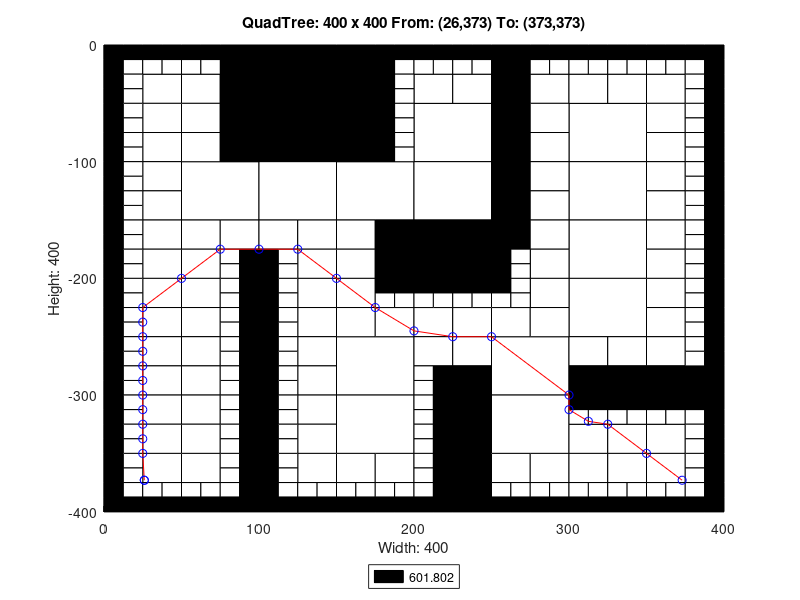

This chart was generated by the following MATLAB code:
axis([0 400 -400 0]);
title('QuadTree: 400 x 400 From: (26,373) To: (373,373)');
xlabel('Width: 400');
ylabel('Height: 400');
rectangle('Position',[100 -50 50 50], 'FaceColor',[0 0 0]);
rectangle('Position',[100 -100 50 50], 'FaceColor',[0 0 0]);
rectangle('Position',[50 -150 50 50], 'FaceColor',[1 1 1]);
rectangle('Position',[100 -150 50 50], 'FaceColor',[1 1 1]);
rectangle('Position',[150 -150 50 50], 'FaceColor',[1 1 1]);
rectangle('Position',[200 -100 50 50], 'FaceColor',[1 1 1]);
rectangle('Position',[300 -100 50 50], 'FaceColor',[1 1 1]);
rectangle('Position',[200 -150 50 50], 'FaceColor',[1 1 1]);
rectangle('Position',[200 -200 50 50], 'FaceColor',[0 0 0]);
rectangle('Position',[300 -150 50 50], 'FaceColor',[1 1 1]);
rectangle('Position',[300 -200 50 50], 'FaceColor',[1 1 1]);
rectangle('Position',[150 -300 50 50], 'FaceColor',[1 1 1]);
rectangle('Position',[150 -350 50 50], 'FaceColor',[1 1 1]);
rectangle('Position',[250 -300 50 50], 'FaceColor',[1 1 1]);
rectangle('Position',[300 -250 50 50], 'FaceColor',[1 1 1]);
rectangle('Position',[250 -350 50 50], 'FaceColor',[1 1 1]);
rectangle('Position',[25 -50 25 25], 'FaceColor',[1 1 1]);
rectangle('Position',[75 -25 25 25], 'FaceColor',[0 0 0]);
rectangle('Position',[50 -50 25 25], 'FaceColor',[1 1 1]);
rectangle('Position',[75 -50 25 25], 'FaceColor',[0 0 0]);
rectangle('Position',[25 -75 25 25], 'FaceColor',[1 1 1]);
rectangle('Position',[25 -100 25 25], 'FaceColor',[1 1 1]);
rectangle('Position',[50 -75 25 25], 'FaceColor',[1 1 1]);
rectangle('Position',[75 -75 25 25], 'FaceColor',[0 0 0]);
rectangle('Position',[50 -100 25 25], 'FaceColor',[1 1 1]);
rectangle('Position',[75 -100 25 25], 'FaceColor',[0 0 0]);
rectangle('Position',[150 -25 25 25], 'FaceColor',[0 0 0]);
rectangle('Position',[150 -50 25 25], 'FaceColor',[0 0 0]);
rectangle('Position',[150 -75 25 25], 'FaceColor',[0 0 0]);
rectangle('Position',[150 -100 25 25], 'FaceColor',[0 0 0]);
rectangle('Position',[25 -125 25 25], 'FaceColor',[1 1 1]);
rectangle('Position',[25 -150 25 25], 'FaceColor',[1 1 1]);
rectangle('Position',[25 -175 25 25], 'FaceColor',[1 1 1]);
rectangle('Position',[25 -200 25 25], 'FaceColor',[1 1 1]);
rectangle('Position',[50 -175 25 25], 'FaceColor',[1 1 1]);
rectangle('Position',[75 -175 25 25], 'FaceColor',[1 1 1]);
rectangle('Position',[50 -200 25 25], 'FaceColor',[1 1 1]);
rectangle('Position',[100 -175 25 25], 'FaceColor',[1 1 1]);
rectangle('Position',[125 -175 25 25], 'FaceColor',[1 1 1]);
rectangle('Position',[125 -200 25 25], 'FaceColor',[1 1 1]);
rectangle('Position',[150 -175 25 25], 'FaceColor',[1 1 1]);
rectangle('Position',[175 -175 25 25], 'FaceColor',[0 0 0]);
rectangle('Position',[150 -200 25 25], 'FaceColor',[1 1 1]);
rectangle('Position',[175 -200 25 25], 'FaceColor',[0 0 0]);
rectangle('Position',[200 -50 25 25], 'FaceColor',[1 1 1]);
rectangle('Position',[225 -50 25 25], 'FaceColor',[1 1 1]);
rectangle('Position',[250 -25 25 25], 'FaceColor',[0 0 0]);
rectangle('Position',[250 -50 25 25], 'FaceColor',[0 0 0]);
rectangle('Position',[275 -50 25 25], 'FaceColor',[1 1 1]);
rectangle('Position',[250 -75 25 25], 'FaceColor',[0 0 0]);
rectangle('Position',[275 -75 25 25], 'FaceColor',[1 1 1]);
rectangle('Position',[250 -100 25 25], 'FaceColor',[0 0 0]);
rectangle('Position',[275 -100 25 25], 'FaceColor',[1 1 1]);
rectangle('Position',[300 -50 25 25], 'FaceColor',[1 1 1]);
rectangle('Position',[325 -50 25 25], 'FaceColor',[1 1 1]);
rectangle('Position',[350 -50 25 25], 'FaceColor',[1 1 1]);
rectangle('Position',[350 -75 25 25], 'FaceColor',[1 1 1]);
rectangle('Position',[350 -100 25 25], 'FaceColor',[1 1 1]);
rectangle('Position',[250 -125 25 25], 'FaceColor',[0 0 0]);
rectangle('Position',[275 -125 25 25], 'FaceColor',[1 1 1]);
rectangle('Position',[250 -150 25 25], 'FaceColor',[0 0 0]);
rectangle('Position',[275 -150 25 25], 'FaceColor',[1 1 1]);
rectangle('Position',[250 -175 25 25], 'FaceColor',[0 0 0]);
rectangle('Position',[275 -175 25 25], 'FaceColor',[1 1 1]);
rectangle('Position',[275 -200 25 25], 'FaceColor',[1 1 1]);
rectangle('Position',[350 -125 25 25], 'FaceColor',[1 1 1]);
rectangle('Position',[350 -150 25 25], 'FaceColor',[1 1 1]);
rectangle('Position',[350 -175 25 25], 'FaceColor',[1 1 1]);
rectangle('Position',[350 -200 25 25], 'FaceColor',[1 1 1]);
rectangle('Position',[25 -225 25 25], 'FaceColor',[1 1 1]);
rectangle('Position',[25 -250 25 25], 'FaceColor',[1 1 1]);
rectangle('Position',[50 -225 25 25], 'FaceColor',[1 1 1]);
rectangle('Position',[50 -250 25 25], 'FaceColor',[1 1 1]);
rectangle('Position',[25 -275 25 25], 'FaceColor',[1 1 1]);
rectangle('Position',[25 -300 25 25], 'FaceColor',[1 1 1]);
rectangle('Position',[50 -275 25 25], 'FaceColor',[1 1 1]);
rectangle('Position',[50 -300 25 25], 'FaceColor',[1 1 1]);
rectangle('Position',[125 -225 25 25], 'FaceColor',[1 1 1]);
rectangle('Position',[125 -250 25 25], 'FaceColor',[1 1 1]);
rectangle('Position',[150 -225 25 25], 'FaceColor',[1 1 1]);
rectangle('Position',[150 -250 25 25], 'FaceColor',[1 1 1]);
rectangle('Position',[175 -250 25 25], 'FaceColor',[1 1 1]);
rectangle('Position',[125 -275 25 25], 'FaceColor',[1 1 1]);
rectangle('Position',[125 -300 25 25], 'FaceColor',[1 1 1]);
rectangle('Position',[25 -325 25 25], 'FaceColor',[1 1 1]);
rectangle('Position',[25 -350 25 25], 'FaceColor',[1 1 1]);
rectangle('Position',[50 -325 25 25], 'FaceColor',[1 1 1]);
rectangle('Position',[50 -350 25 25], 'FaceColor',[1 1 1]);
rectangle('Position',[25 -375 25 25], 'FaceColor',[1 1 1]);
rectangle('Position',[50 -375 25 25], 'FaceColor',[1 1 1]);
rectangle('Position',[125 -325 25 25], 'FaceColor',[1 1 1]);
rectangle('Position',[125 -350 25 25], 'FaceColor',[1 1 1]);
rectangle('Position',[125 -375 25 25], 'FaceColor',[1 1 1]);
rectangle('Position',[150 -375 25 25], 'FaceColor',[1 1 1]);
rectangle('Position',[175 -375 25 25], 'FaceColor',[1 1 1]);
rectangle('Position',[200 -250 25 25], 'FaceColor',[1 1 1]);
rectangle('Position',[225 -250 25 25], 'FaceColor',[1 1 1]);
rectangle('Position',[275 -225 25 25], 'FaceColor',[1 1 1]);
rectangle('Position',[250 -250 25 25], 'FaceColor',[1 1 1]);
rectangle('Position',[275 -250 25 25], 'FaceColor',[1 1 1]);
rectangle('Position',[200 -275 25 25], 'FaceColor',[1 1 1]);
rectangle('Position',[225 -275 25 25], 'FaceColor',[1 1 1]);
rectangle('Position',[225 -300 25 25], 'FaceColor',[0 0 0]);
rectangle('Position',[350 -225 25 25], 'FaceColor',[1 1 1]);
rectangle('Position',[350 -250 25 25], 'FaceColor',[1 1 1]);
rectangle('Position',[300 -275 25 25], 'FaceColor',[1 1 1]);
rectangle('Position',[325 -275 25 25], 'FaceColor',[1 1 1]);
rectangle('Position',[300 -300 25 25], 'FaceColor',[0 0 0]);
rectangle('Position',[325 -300 25 25], 'FaceColor',[0 0 0]);
rectangle('Position',[350 -275 25 25], 'FaceColor',[1 1 1]);
rectangle('Position',[350 -300 25 25], 'FaceColor',[0 0 0]);
rectangle('Position',[375 -300 25 25], 'FaceColor',[0 0 0]);
rectangle('Position',[225 -325 25 25], 'FaceColor',[0 0 0]);
rectangle('Position',[225 -350 25 25], 'FaceColor',[0 0 0]);
rectangle('Position',[225 -375 25 25], 'FaceColor',[0 0 0]);
rectangle('Position',[225 -400 25 25], 'FaceColor',[0 0 0]);
rectangle('Position',[250 -375 25 25], 'FaceColor',[1 1 1]);
rectangle('Position',[275 -375 25 25], 'FaceColor',[1 1 1]);
rectangle('Position',[300 -350 25 25], 'FaceColor',[1 1 1]);
rectangle('Position',[325 -350 25 25], 'FaceColor',[1 1 1]);
rectangle('Position',[350 -350 25 25], 'FaceColor',[1 1 1]);
rectangle('Position',[300 -375 25 25], 'FaceColor',[1 1 1]);
rectangle('Position',[325 -375 25 25], 'FaceColor',[1 1 1]);
rectangle('Position',[350 -375 25 25], 'FaceColor',[1 1 1]);
rectangle('Position',[0 -12.5 12.5 12.5], 'FaceColor',[0 0 0]);
rectangle('Position',[12.5 -12.5 12.5 12.5], 'FaceColor',[0 0 0]);
rectangle('Position',[0 -25 12.5 12.5], 'FaceColor',[0 0 0]);
rectangle('Position',[12.5 -25 12.5 12.5], 'FaceColor',[1 1 1]);
rectangle('Position',[25 -12.5 12.5 12.5], 'FaceColor',[0 0 0]);
rectangle('Position',[37.5 -12.5 12.5 12.5], 'FaceColor',[0 0 0]);
rectangle('Position',[25 -25 12.5 12.5], 'FaceColor',[1 1 1]);
rectangle('Position',[37.5 -25 12.5 12.5], 'FaceColor',[1 1 1]);
rectangle('Position',[0 -37.5 12.5 12.5], 'FaceColor',[0 0 0]);
rectangle('Position',[12.5 -37.5 12.5 12.5], 'FaceColor',[1 1 1]);
rectangle('Position',[0 -50 12.5 12.5], 'FaceColor',[0 0 0]);
rectangle('Position',[12.5 -50 12.5 12.5], 'FaceColor',[1 1 1]);
rectangle('Position',[50 -12.5 12.5 12.5], 'FaceColor',[0 0 0]);
rectangle('Position',[62.5 -12.5 12.5 12.5], 'FaceColor',[0 0 0]);
rectangle('Position',[50 -25 12.5 12.5], 'FaceColor',[1 1 1]);
rectangle('Position',[62.5 -25 12.5 12.5], 'FaceColor',[1 1 1]);
rectangle('Position',[0 -62.5 12.5 12.5], 'FaceColor',[0 0 0]);
rectangle('Position',[12.5 -62.5 12.5 12.5], 'FaceColor',[1 1 1]);
rectangle('Position',[0 -75 12.5 12.5], 'FaceColor',[0 0 0]);
rectangle('Position',[12.5 -75 12.5 12.5], 'FaceColor',[1 1 1]);
rectangle('Position',[0 -87.5 12.5 12.5], 'FaceColor',[0 0 0]);
rectangle('Position',[12.5 -87.5 12.5 12.5], 'FaceColor',[1 1 1]);
rectangle('Position',[0 -100 12.5 12.5], 'FaceColor',[0 0 0]);
rectangle('Position',[12.5 -100 12.5 12.5], 'FaceColor',[1 1 1]);
rectangle('Position',[175 -12.5 12.5 12.5], 'FaceColor',[0 0 0]);
rectangle('Position',[187.5 -12.5 12.5 12.5], 'FaceColor',[0 0 0]);
rectangle('Position',[175 -25 12.5 12.5], 'FaceColor',[0 0 0]);
rectangle('Position',[187.5 -25 12.5 12.5], 'FaceColor',[1 1 1]);
rectangle('Position',[175 -37.5 12.5 12.5], 'FaceColor',[0 0 0]);
rectangle('Position',[187.5 -37.5 12.5 12.5], 'FaceColor',[1 1 1]);
rectangle('Position',[175 -50 12.5 12.5], 'FaceColor',[0 0 0]);
rectangle('Position',[187.5 -50 12.5 12.5], 'FaceColor',[1 1 1]);
rectangle('Position',[175 -62.5 12.5 12.5], 'FaceColor',[0 0 0]);
rectangle('Position',[187.5 -62.5 12.5 12.5], 'FaceColor',[1 1 1]);
rectangle('Position',[175 -75 12.5 12.5], 'FaceColor',[0 0 0]);
rectangle('Position',[187.5 -75 12.5 12.5], 'FaceColor',[1 1 1]);
rectangle('Position',[175 -87.5 12.5 12.5], 'FaceColor',[0 0 0]);
rectangle('Position',[187.5 -87.5 12.5 12.5], 'FaceColor',[1 1 1]);
rectangle('Position',[175 -100 12.5 12.5], 'FaceColor',[0 0 0]);
rectangle('Position',[187.5 -100 12.5 12.5], 'FaceColor',[1 1 1]);
rectangle('Position',[0 -112.5 12.5 12.5], 'FaceColor',[0 0 0]);
rectangle('Position',[12.5 -112.5 12.5 12.5], 'FaceColor',[1 1 1]);
rectangle('Position',[0 -125 12.5 12.5], 'FaceColor',[0 0 0]);
rectangle('Position',[12.5 -125 12.5 12.5], 'FaceColor',[1 1 1]);
rectangle('Position',[0 -137.5 12.5 12.5], 'FaceColor',[0 0 0]);
rectangle('Position',[12.5 -137.5 12.5 12.5], 'FaceColor',[1 1 1]);
rectangle('Position',[0 -150 12.5 12.5], 'FaceColor',[0 0 0]);
rectangle('Position',[12.5 -150 12.5 12.5], 'FaceColor',[1 1 1]);
rectangle('Position',[0 -162.5 12.5 12.5], 'FaceColor',[0 0 0]);
rectangle('Position',[12.5 -162.5 12.5 12.5], 'FaceColor',[1 1 1]);
rectangle('Position',[0 -175 12.5 12.5], 'FaceColor',[0 0 0]);
rectangle('Position',[12.5 -175 12.5 12.5], 'FaceColor',[1 1 1]);
rectangle('Position',[0 -187.5 12.5 12.5], 'FaceColor',[0 0 0]);
rectangle('Position',[12.5 -187.5 12.5 12.5], 'FaceColor',[1 1 1]);
rectangle('Position',[0 -200 12.5 12.5], 'FaceColor',[0 0 0]);
rectangle('Position',[12.5 -200 12.5 12.5], 'FaceColor',[1 1 1]);
rectangle('Position',[75 -187.5 12.5 12.5], 'FaceColor',[1 1 1]);
rectangle('Position',[87.5 -187.5 12.5 12.5], 'FaceColor',[0 0 0]);
rectangle('Position',[75 -200 12.5 12.5], 'FaceColor',[1 1 1]);
rectangle('Position',[87.5 -200 12.5 12.5], 'FaceColor',[0 0 0]);
rectangle('Position',[100 -187.5 12.5 12.5], 'FaceColor',[0 0 0]);
rectangle('Position',[112.5 -187.5 12.5 12.5], 'FaceColor',[1 1 1]);
rectangle('Position',[100 -200 12.5 12.5], 'FaceColor',[0 0 0]);
rectangle('Position',[112.5 -200 12.5 12.5], 'FaceColor',[1 1 1]);
rectangle('Position',[200 -12.5 12.5 12.5], 'FaceColor',[0 0 0]);
rectangle('Position',[212.5 -12.5 12.5 12.5], 'FaceColor',[0 0 0]);
rectangle('Position',[200 -25 12.5 12.5], 'FaceColor',[1 1 1]);
rectangle('Position',[212.5 -25 12.5 12.5], 'FaceColor',[1 1 1]);
rectangle('Position',[225 -12.5 12.5 12.5], 'FaceColor',[0 0 0]);
rectangle('Position',[237.5 -12.5 12.5 12.5], 'FaceColor',[0 0 0]);
rectangle('Position',[225 -25 12.5 12.5], 'FaceColor',[1 1 1]);
rectangle('Position',[237.5 -25 12.5 12.5], 'FaceColor',[1 1 1]);
rectangle('Position',[275 -12.5 12.5 12.5], 'FaceColor',[0 0 0]);
rectangle('Position',[287.5 -12.5 12.5 12.5], 'FaceColor',[0 0 0]);
rectangle('Position',[275 -25 12.5 12.5], 'FaceColor',[1 1 1]);
rectangle('Position',[287.5 -25 12.5 12.5], 'FaceColor',[1 1 1]);
rectangle('Position',[300 -12.5 12.5 12.5], 'FaceColor',[0 0 0]);
rectangle('Position',[312.5 -12.5 12.5 12.5], 'FaceColor',[0 0 0]);
rectangle('Position',[300 -25 12.5 12.5], 'FaceColor',[1 1 1]);
rectangle('Position',[312.5 -25 12.5 12.5], 'FaceColor',[1 1 1]);
rectangle('Position',[325 -12.5 12.5 12.5], 'FaceColor',[0 0 0]);
rectangle('Position',[337.5 -12.5 12.5 12.5], 'FaceColor',[0 0 0]);
rectangle('Position',[325 -25 12.5 12.5], 'FaceColor',[1 1 1]);
rectangle('Position',[337.5 -25 12.5 12.5], 'FaceColor',[1 1 1]);
rectangle('Position',[350 -12.5 12.5 12.5], 'FaceColor',[0 0 0]);
rectangle('Position',[362.5 -12.5 12.5 12.5], 'FaceColor',[0 0 0]);
rectangle('Position',[350 -25 12.5 12.5], 'FaceColor',[1 1 1]);
rectangle('Position',[362.5 -25 12.5 12.5], 'FaceColor',[1 1 1]);
rectangle('Position',[375 -12.5 12.5 12.5], 'FaceColor',[0 0 0]);
rectangle('Position',[387.5 -12.5 12.5 12.5], 'FaceColor',[0 0 0]);
rectangle('Position',[375 -25 12.5 12.5], 'FaceColor',[1 1 1]);
rectangle('Position',[387.5 -25 12.5 12.5], 'FaceColor',[0 0 0]);
rectangle('Position',[375 -37.5 12.5 12.5], 'FaceColor',[1 1 1]);
rectangle('Position',[387.5 -37.5 12.5 12.5], 'FaceColor',[0 0 0]);
rectangle('Position',[375 -50 12.5 12.5], 'FaceColor',[1 1 1]);
rectangle('Position',[387.5 -50 12.5 12.5], 'FaceColor',[0 0 0]);
rectangle('Position',[375 -62.5 12.5 12.5], 'FaceColor',[1 1 1]);
rectangle('Position',[387.5 -62.5 12.5 12.5], 'FaceColor',[0 0 0]);
rectangle('Position',[375 -75 12.5 12.5], 'FaceColor',[1 1 1]);
rectangle('Position',[387.5 -75 12.5 12.5], 'FaceColor',[0 0 0]);
rectangle('Position',[375 -87.5 12.5 12.5], 'FaceColor',[1 1 1]);
rectangle('Position',[387.5 -87.5 12.5 12.5], 'FaceColor',[0 0 0]);
rectangle('Position',[375 -100 12.5 12.5], 'FaceColor',[1 1 1]);
rectangle('Position',[387.5 -100 12.5 12.5], 'FaceColor',[0 0 0]);
rectangle('Position',[250 -187.5 12.5 12.5], 'FaceColor',[0 0 0]);
rectangle('Position',[262.5 -187.5 12.5 12.5], 'FaceColor',[1 1 1]);
rectangle('Position',[250 -200 12.5 12.5], 'FaceColor',[0 0 0]);
rectangle('Position',[262.5 -200 12.5 12.5], 'FaceColor',[1 1 1]);
rectangle('Position',[375 -112.5 12.5 12.5], 'FaceColor',[1 1 1]);
rectangle('Position',[387.5 -112.5 12.5 12.5], 'FaceColor',[0 0 0]);
rectangle('Position',[375 -125 12.5 12.5], 'FaceColor',[1 1 1]);
rectangle('Position',[387.5 -125 12.5 12.5], 'FaceColor',[0 0 0]);
rectangle('Position',[375 -137.5 12.5 12.5], 'FaceColor',[1 1 1]);
rectangle('Position',[387.5 -137.5 12.5 12.5], 'FaceColor',[0 0 0]);
rectangle('Position',[375 -150 12.5 12.5], 'FaceColor',[1 1 1]);
rectangle('Position',[387.5 -150 12.5 12.5], 'FaceColor',[0 0 0]);
rectangle('Position',[375 -162.5 12.5 12.5], 'FaceColor',[1 1 1]);
rectangle('Position',[387.5 -162.5 12.5 12.5], 'FaceColor',[0 0 0]);
rectangle('Position',[375 -175 12.5 12.5], 'FaceColor',[1 1 1]);
rectangle('Position',[387.5 -175 12.5 12.5], 'FaceColor',[0 0 0]);
rectangle('Position',[375 -187.5 12.5 12.5], 'FaceColor',[1 1 1]);
rectangle('Position',[387.5 -187.5 12.5 12.5], 'FaceColor',[0 0 0]);
rectangle('Position',[375 -200 12.5 12.5], 'FaceColor',[1 1 1]);
rectangle('Position',[387.5 -200 12.5 12.5], 'FaceColor',[0 0 0]);
rectangle('Position',[0 -212.5 12.5 12.5], 'FaceColor',[0 0 0]);
rectangle('Position',[12.5 -212.5 12.5 12.5], 'FaceColor',[1 1 1]);
rectangle('Position',[0 -225 12.5 12.5], 'FaceColor',[0 0 0]);
rectangle('Position',[12.5 -225 12.5 12.5], 'FaceColor',[1 1 1]);
rectangle('Position',[0 -237.5 12.5 12.5], 'FaceColor',[0 0 0]);
rectangle('Position',[12.5 -237.5 12.5 12.5], 'FaceColor',[1 1 1]);
rectangle('Position',[0 -250 12.5 12.5], 'FaceColor',[0 0 0]);
rectangle('Position',[12.5 -250 12.5 12.5], 'FaceColor',[1 1 1]);
rectangle('Position',[75 -212.5 12.5 12.5], 'FaceColor',[1 1 1]);
rectangle('Position',[87.5 -212.5 12.5 12.5], 'FaceColor',[0 0 0]);
rectangle('Position',[75 -225 12.5 12.5], 'FaceColor',[1 1 1]);
rectangle('Position',[87.5 -225 12.5 12.5], 'FaceColor',[0 0 0]);
rectangle('Position',[75 -237.5 12.5 12.5], 'FaceColor',[1 1 1]);
rectangle('Position',[87.5 -237.5 12.5 12.5], 'FaceColor',[0 0 0]);
rectangle('Position',[75 -250 12.5 12.5], 'FaceColor',[1 1 1]);
rectangle('Position',[87.5 -250 12.5 12.5], 'FaceColor',[0 0 0]);
rectangle('Position',[0 -262.5 12.5 12.5], 'FaceColor',[0 0 0]);
rectangle('Position',[12.5 -262.5 12.5 12.5], 'FaceColor',[1 1 1]);
rectangle('Position',[0 -275 12.5 12.5], 'FaceColor',[0 0 0]);
rectangle('Position',[12.5 -275 12.5 12.5], 'FaceColor',[1 1 1]);
rectangle('Position',[0 -287.5 12.5 12.5], 'FaceColor',[0 0 0]);
rectangle('Position',[12.5 -287.5 12.5 12.5], 'FaceColor',[1 1 1]);
rectangle('Position',[0 -300 12.5 12.5], 'FaceColor',[0 0 0]);
rectangle('Position',[12.5 -300 12.5 12.5], 'FaceColor',[1 1 1]);
rectangle('Position',[75 -262.5 12.5 12.5], 'FaceColor',[1 1 1]);
rectangle('Position',[87.5 -262.5 12.5 12.5], 'FaceColor',[0 0 0]);
rectangle('Position',[75 -275 12.5 12.5], 'FaceColor',[1 1 1]);
rectangle('Position',[87.5 -275 12.5 12.5], 'FaceColor',[0 0 0]);
rectangle('Position',[75 -287.5 12.5 12.5], 'FaceColor',[1 1 1]);
rectangle('Position',[87.5 -287.5 12.5 12.5], 'FaceColor',[0 0 0]);
rectangle('Position',[75 -300 12.5 12.5], 'FaceColor',[1 1 1]);
rectangle('Position',[87.5 -300 12.5 12.5], 'FaceColor',[0 0 0]);
rectangle('Position',[100 -212.5 12.5 12.5], 'FaceColor',[0 0 0]);
rectangle('Position',[112.5 -212.5 12.5 12.5], 'FaceColor',[1 1 1]);
rectangle('Position',[100 -225 12.5 12.5], 'FaceColor',[0 0 0]);
rectangle('Position',[112.5 -225 12.5 12.5], 'FaceColor',[1 1 1]);
rectangle('Position',[100 -237.5 12.5 12.5], 'FaceColor',[0 0 0]);
rectangle('Position',[112.5 -237.5 12.5 12.5], 'FaceColor',[1 1 1]);
rectangle('Position',[100 -250 12.5 12.5], 'FaceColor',[0 0 0]);
rectangle('Position',[112.5 -250 12.5 12.5], 'FaceColor',[1 1 1]);
rectangle('Position',[175 -212.5 12.5 12.5], 'FaceColor',[0 0 0]);
rectangle('Position',[187.5 -212.5 12.5 12.5], 'FaceColor',[0 0 0]);
rectangle('Position',[175 -225 12.5 12.5], 'FaceColor',[1 1 1]);
rectangle('Position',[187.5 -225 12.5 12.5], 'FaceColor',[1 1 1]);
rectangle('Position',[100 -262.5 12.5 12.5], 'FaceColor',[0 0 0]);
rectangle('Position',[112.5 -262.5 12.5 12.5], 'FaceColor',[1 1 1]);
rectangle('Position',[100 -275 12.5 12.5], 'FaceColor',[0 0 0]);
rectangle('Position',[112.5 -275 12.5 12.5], 'FaceColor',[1 1 1]);
rectangle('Position',[100 -287.5 12.5 12.5], 'FaceColor',[0 0 0]);
rectangle('Position',[112.5 -287.5 12.5 12.5], 'FaceColor',[1 1 1]);
rectangle('Position',[100 -300 12.5 12.5], 'FaceColor',[0 0 0]);
rectangle('Position',[112.5 -300 12.5 12.5], 'FaceColor',[1 1 1]);
rectangle('Position',[0 -312.5 12.5 12.5], 'FaceColor',[0 0 0]);
rectangle('Position',[12.5 -312.5 12.5 12.5], 'FaceColor',[1 1 1]);
rectangle('Position',[0 -325 12.5 12.5], 'FaceColor',[0 0 0]);
rectangle('Position',[12.5 -325 12.5 12.5], 'FaceColor',[1 1 1]);
rectangle('Position',[0 -337.5 12.5 12.5], 'FaceColor',[0 0 0]);
rectangle('Position',[12.5 -337.5 12.5 12.5], 'FaceColor',[1 1 1]);
rectangle('Position',[0 -350 12.5 12.5], 'FaceColor',[0 0 0]);
rectangle('Position',[12.5 -350 12.5 12.5], 'FaceColor',[1 1 1]);
rectangle('Position',[75 -312.5 12.5 12.5], 'FaceColor',[1 1 1]);
rectangle('Position',[87.5 -312.5 12.5 12.5], 'FaceColor',[0 0 0]);
rectangle('Position',[75 -325 12.5 12.5], 'FaceColor',[1 1 1]);
rectangle('Position',[87.5 -325 12.5 12.5], 'FaceColor',[0 0 0]);
rectangle('Position',[75 -337.5 12.5 12.5], 'FaceColor',[1 1 1]);
rectangle('Position',[87.5 -337.5 12.5 12.5], 'FaceColor',[0 0 0]);
rectangle('Position',[75 -350 12.5 12.5], 'FaceColor',[1 1 1]);
rectangle('Position',[87.5 -350 12.5 12.5], 'FaceColor',[0 0 0]);
rectangle('Position',[0 -362.5 12.5 12.5], 'FaceColor',[0 0 0]);
rectangle('Position',[12.5 -362.5 12.5 12.5], 'FaceColor',[1 1 1]);
rectangle('Position',[0 -375 12.5 12.5], 'FaceColor',[0 0 0]);
rectangle('Position',[12.5 -375 12.5 12.5], 'FaceColor',[1 1 1]);
rectangle('Position',[0 -387.5 12.5 12.5], 'FaceColor',[0 0 0]);
rectangle('Position',[12.5 -387.5 12.5 12.5], 'FaceColor',[1 1 1]);
rectangle('Position',[0 -400 12.5 12.5], 'FaceColor',[0 0 0]);
rectangle('Position',[12.5 -400 12.5 12.5], 'FaceColor',[0 0 0]);
rectangle('Position',[25 -387.5 12.5 12.5], 'FaceColor',[1 1 1]);
rectangle('Position',[37.5 -387.5 12.5 12.5], 'FaceColor',[1 1 1]);
rectangle('Position',[25 -400 12.5 12.5], 'FaceColor',[0 0 0]);
rectangle('Position',[37.5 -400 12.5 12.5], 'FaceColor',[0 0 0]);
rectangle('Position',[75 -362.5 12.5 12.5], 'FaceColor',[1 1 1]);
rectangle('Position',[87.5 -362.5 12.5 12.5], 'FaceColor',[0 0 0]);
rectangle('Position',[75 -375 12.5 12.5], 'FaceColor',[1 1 1]);
rectangle('Position',[87.5 -375 12.5 12.5], 'FaceColor',[0 0 0]);
rectangle('Position',[50 -387.5 12.5 12.5], 'FaceColor',[1 1 1]);
rectangle('Position',[62.5 -387.5 12.5 12.5], 'FaceColor',[1 1 1]);
rectangle('Position',[50 -400 12.5 12.5], 'FaceColor',[0 0 0]);
rectangle('Position',[62.5 -400 12.5 12.5], 'FaceColor',[0 0 0]);
rectangle('Position',[75 -387.5 12.5 12.5], 'FaceColor',[1 1 1]);
rectangle('Position',[87.5 -387.5 12.5 12.5], 'FaceColor',[0 0 0]);
rectangle('Position',[75 -400 12.5 12.5], 'FaceColor',[0 0 0]);
rectangle('Position',[87.5 -400 12.5 12.5], 'FaceColor',[0 0 0]);
rectangle('Position',[100 -312.5 12.5 12.5], 'FaceColor',[0 0 0]);
rectangle('Position',[112.5 -312.5 12.5 12.5], 'FaceColor',[1 1 1]);
rectangle('Position',[100 -325 12.5 12.5], 'FaceColor',[0 0 0]);
rectangle('Position',[112.5 -325 12.5 12.5], 'FaceColor',[1 1 1]);
rectangle('Position',[100 -337.5 12.5 12.5], 'FaceColor',[0 0 0]);
rectangle('Position',[112.5 -337.5 12.5 12.5], 'FaceColor',[1 1 1]);
rectangle('Position',[100 -350 12.5 12.5], 'FaceColor',[0 0 0]);
rectangle('Position',[112.5 -350 12.5 12.5], 'FaceColor',[1 1 1]);
rectangle('Position',[100 -362.5 12.5 12.5], 'FaceColor',[0 0 0]);
rectangle('Position',[112.5 -362.5 12.5 12.5], 'FaceColor',[1 1 1]);
rectangle('Position',[100 -375 12.5 12.5], 'FaceColor',[0 0 0]);
rectangle('Position',[112.5 -375 12.5 12.5], 'FaceColor',[1 1 1]);
rectangle('Position',[100 -387.5 12.5 12.5], 'FaceColor',[0 0 0]);
rectangle('Position',[112.5 -387.5 12.5 12.5], 'FaceColor',[1 1 1]);
rectangle('Position',[100 -400 12.5 12.5], 'FaceColor',[0 0 0]);
rectangle('Position',[112.5 -400 12.5 12.5], 'FaceColor',[0 0 0]);
rectangle('Position',[125 -387.5 12.5 12.5], 'FaceColor',[1 1 1]);
rectangle('Position',[137.5 -387.5 12.5 12.5], 'FaceColor',[1 1 1]);
rectangle('Position',[125 -400 12.5 12.5], 'FaceColor',[0 0 0]);
rectangle('Position',[137.5 -400 12.5 12.5], 'FaceColor',[0 0 0]);
rectangle('Position',[150 -387.5 12.5 12.5], 'FaceColor',[1 1 1]);
rectangle('Position',[162.5 -387.5 12.5 12.5], 'FaceColor',[1 1 1]);
rectangle('Position',[150 -400 12.5 12.5], 'FaceColor',[0 0 0]);
rectangle('Position',[162.5 -400 12.5 12.5], 'FaceColor',[0 0 0]);
rectangle('Position',[175 -387.5 12.5 12.5], 'FaceColor',[1 1 1]);
rectangle('Position',[187.5 -387.5 12.5 12.5], 'FaceColor',[1 1 1]);
rectangle('Position',[175 -400 12.5 12.5], 'FaceColor',[0 0 0]);
rectangle('Position',[187.5 -400 12.5 12.5], 'FaceColor',[0 0 0]);
rectangle('Position',[200 -212.5 12.5 12.5], 'FaceColor',[0 0 0]);
rectangle('Position',[212.5 -212.5 12.5 12.5], 'FaceColor',[0 0 0]);
rectangle('Position',[200 -225 12.5 12.5], 'FaceColor',[1 1 1]);
rectangle('Position',[212.5 -225 12.5 12.5], 'FaceColor',[1 1 1]);
rectangle('Position',[225 -212.5 12.5 12.5], 'FaceColor',[0 0 0]);
rectangle('Position',[237.5 -212.5 12.5 12.5], 'FaceColor',[0 0 0]);
rectangle('Position',[225 -225 12.5 12.5], 'FaceColor',[1 1 1]);
rectangle('Position',[237.5 -225 12.5 12.5], 'FaceColor',[1 1 1]);
rectangle('Position',[250 -212.5 12.5 12.5], 'FaceColor',[0 0 0]);
rectangle('Position',[262.5 -212.5 12.5 12.5], 'FaceColor',[1 1 1]);
rectangle('Position',[250 -225 12.5 12.5], 'FaceColor',[1 1 1]);
rectangle('Position',[262.5 -225 12.5 12.5], 'FaceColor',[1 1 1]);
rectangle('Position',[200 -287.5 12.5 12.5], 'FaceColor',[1 1 1]);
rectangle('Position',[212.5 -287.5 12.5 12.5], 'FaceColor',[0 0 0]);
rectangle('Position',[200 -300 12.5 12.5], 'FaceColor',[1 1 1]);
rectangle('Position',[212.5 -300 12.5 12.5], 'FaceColor',[0 0 0]);
rectangle('Position',[375 -212.5 12.5 12.5], 'FaceColor',[1 1 1]);
rectangle('Position',[387.5 -212.5 12.5 12.5], 'FaceColor',[0 0 0]);
rectangle('Position',[375 -225 12.5 12.5], 'FaceColor',[1 1 1]);
rectangle('Position',[387.5 -225 12.5 12.5], 'FaceColor',[0 0 0]);
rectangle('Position',[375 -237.5 12.5 12.5], 'FaceColor',[1 1 1]);
rectangle('Position',[387.5 -237.5 12.5 12.5], 'FaceColor',[0 0 0]);
rectangle('Position',[375 -250 12.5 12.5], 'FaceColor',[1 1 1]);
rectangle('Position',[387.5 -250 12.5 12.5], 'FaceColor',[0 0 0]);
rectangle('Position',[375 -262.5 12.5 12.5], 'FaceColor',[1 1 1]);
rectangle('Position',[387.5 -262.5 12.5 12.5], 'FaceColor',[0 0 0]);
rectangle('Position',[375 -275 12.5 12.5], 'FaceColor',[1 1 1]);
rectangle('Position',[387.5 -275 12.5 12.5], 'FaceColor',[0 0 0]);
rectangle('Position',[200 -312.5 12.5 12.5], 'FaceColor',[1 1 1]);
rectangle('Position',[212.5 -312.5 12.5 12.5], 'FaceColor',[0 0 0]);
rectangle('Position',[200 -325 12.5 12.5], 'FaceColor',[1 1 1]);
rectangle('Position',[212.5 -325 12.5 12.5], 'FaceColor',[0 0 0]);
rectangle('Position',[200 -337.5 12.5 12.5], 'FaceColor',[1 1 1]);
rectangle('Position',[212.5 -337.5 12.5 12.5], 'FaceColor',[0 0 0]);
rectangle('Position',[200 -350 12.5 12.5], 'FaceColor',[1 1 1]);
rectangle('Position',[212.5 -350 12.5 12.5], 'FaceColor',[0 0 0]);
rectangle('Position',[200 -362.5 12.5 12.5], 'FaceColor',[1 1 1]);
rectangle('Position',[212.5 -362.5 12.5 12.5], 'FaceColor',[0 0 0]);
rectangle('Position',[200 -375 12.5 12.5], 'FaceColor',[1 1 1]);
rectangle('Position',[212.5 -375 12.5 12.5], 'FaceColor',[0 0 0]);
rectangle('Position',[200 -387.5 12.5 12.5], 'FaceColor',[1 1 1]);
rectangle('Position',[212.5 -387.5 12.5 12.5], 'FaceColor',[0 0 0]);
rectangle('Position',[200 -400 12.5 12.5], 'FaceColor',[0 0 0]);
rectangle('Position',[212.5 -400 12.5 12.5], 'FaceColor',[0 0 0]);
rectangle('Position',[250 -387.5 12.5 12.5], 'FaceColor',[1 1 1]);
rectangle('Position',[262.5 -387.5 12.5 12.5], 'FaceColor',[1 1 1]);
rectangle('Position',[250 -400 12.5 12.5], 'FaceColor',[0 0 0]);
rectangle('Position',[262.5 -400 12.5 12.5], 'FaceColor',[0 0 0]);
rectangle('Position',[275 -387.5 12.5 12.5], 'FaceColor',[1 1 1]);
rectangle('Position',[287.5 -387.5 12.5 12.5], 'FaceColor',[1 1 1]);
rectangle('Position',[275 -400 12.5 12.5], 'FaceColor',[0 0 0]);
rectangle('Position',[287.5 -400 12.5 12.5], 'FaceColor',[0 0 0]);
rectangle('Position',[300 -312.5 12.5 12.5], 'FaceColor',[0 0 0]);
rectangle('Position',[312.5 -312.5 12.5 12.5], 'FaceColor',[0 0 0]);
rectangle('Position',[300 -325 12.5 12.5], 'FaceColor',[1 1 1]);
rectangle('Position',[312.5 -325 12.5 12.5], 'FaceColor',[1 1 1]);
rectangle('Position',[325 -312.5 12.5 12.5], 'FaceColor',[0 0 0]);
rectangle('Position',[337.5 -312.5 12.5 12.5], 'FaceColor',[0 0 0]);
rectangle('Position',[325 -325 12.5 12.5], 'FaceColor',[1 1 1]);
rectangle('Position',[337.5 -325 12.5 12.5], 'FaceColor',[1 1 1]);
rectangle('Position',[350 -312.5 12.5 12.5], 'FaceColor',[0 0 0]);
rectangle('Position',[362.5 -312.5 12.5 12.5], 'FaceColor',[0 0 0]);
rectangle('Position',[350 -325 12.5 12.5], 'FaceColor',[1 1 1]);
rectangle('Position',[362.5 -325 12.5 12.5], 'FaceColor',[1 1 1]);
rectangle('Position',[375 -312.5 12.5 12.5], 'FaceColor',[0 0 0]);
rectangle('Position',[387.5 -312.5 12.5 12.5], 'FaceColor',[0 0 0]);
rectangle('Position',[375 -325 12.5 12.5], 'FaceColor',[1 1 1]);
rectangle('Position',[387.5 -325 12.5 12.5], 'FaceColor',[0 0 0]);
rectangle('Position',[375 -337.5 12.5 12.5], 'FaceColor',[1 1 1]);
rectangle('Position',[387.5 -337.5 12.5 12.5], 'FaceColor',[0 0 0]);
rectangle('Position',[375 -350 12.5 12.5], 'FaceColor',[1 1 1]);
rectangle('Position',[387.5 -350 12.5 12.5], 'FaceColor',[0 0 0]);
rectangle('Position',[300 -387.5 12.5 12.5], 'FaceColor',[1 1 1]);
rectangle('Position',[312.5 -387.5 12.5 12.5], 'FaceColor',[1 1 1]);
rectangle('Position',[300 -400 12.5 12.5], 'FaceColor',[0 0 0]);
rectangle('Position',[312.5 -400 12.5 12.5], 'FaceColor',[0 0 0]);
rectangle('Position',[325 -387.5 12.5 12.5], 'FaceColor',[1 1 1]);
rectangle('Position',[337.5 -387.5 12.5 12.5], 'FaceColor',[1 1 1]);
rectangle('Position',[325 -400 12.5 12.5], 'FaceColor',[0 0 0]);
rectangle('Position',[337.5 -400 12.5 12.5], 'FaceColor',[0 0 0]);
rectangle('Position',[375 -362.5 12.5 12.5], 'FaceColor',[1 1 1]);
rectangle('Position',[387.5 -362.5 12.5 12.5], 'FaceColor',[0 0 0]);
rectangle('Position',[375 -375 12.5 12.5], 'FaceColor',[1 1 1]);
rectangle('Position',[387.5 -375 12.5 12.5], 'FaceColor',[0 0 0]);
rectangle('Position',[350 -387.5 12.5 12.5], 'FaceColor',[1 1 1]);
rectangle('Position',[362.5 -387.5 12.5 12.5], 'FaceColor',[1 1 1]);
rectangle('Position',[350 -400 12.5 12.5], 'FaceColor',[0 0 0]);
rectangle('Position',[362.5 -400 12.5 12.5], 'FaceColor',[0 0 0]);
rectangle('Position',[375 -387.5 12.5 12.5], 'FaceColor',[1 1 1]);
rectangle('Position',[387.5 -387.5 12.5 12.5], 'FaceColor',[0 0 0]);
rectangle('Position',[375 -400 12.5 12.5], 'FaceColor',[0 0 0]);
rectangle('Position',[387.5 -400 12.5 12.5], 'FaceColor',[0 0 0]);
X=[373,350,325,312.5,300,300,250,225,200,175,150,125,100,75,50,25,25,25,25,25,25,25,25,25,25,25,26,26];
Y=[-373,-350,-325,-322.5,-312.5,-300,-250,-250,-245,-225,-200,-175,-175,-175,-200,-225,-237.5,-250,-262.5,-275,-287.5,-300,-312.5,-325,-337.5,-350,-373,-373];
hold on;
plot(X,Y,'r');
plot(X,Y,'bo');
legend('601.802','Location','southoutside');
